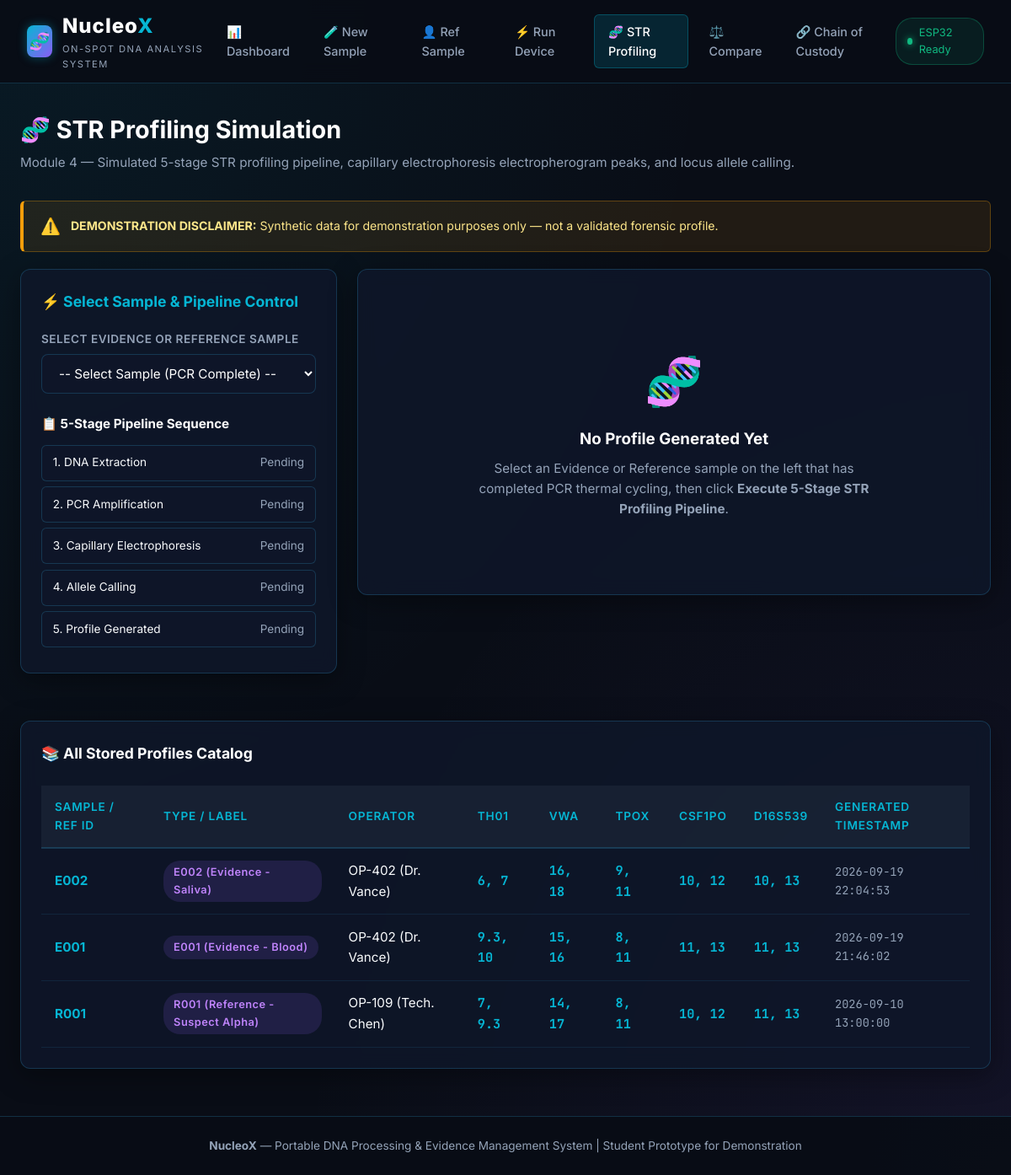
The page /profiles on the database its author committed.
### tables this page shows
CREATE TABLE profiles (
            sample_ref_id TEXT PRIMARY KEY,
            sample_ref_type TEXT NOT NULL DEFAULT 'Evidence',
            locus_1 TEXT NOT NULL,
            locus_2 TEXT NOT NULL,
            locus_3 TEXT NOT NULL,
            locus_4 TEXT NOT NULL,
            locus_5 TEXT NOT NULL,
            generated_at TEXT NOT NULL
        );

CREATE TABLE samples (
            evidence_id TEXT PRIMARY KEY,
            sample_type TEXT NOT NULL,
            operator TEXT NOT NULL,
            collection_time TEXT NOT NULL,
            status TEXT NOT NULL DEFAULT 'Registered'
        );

CREATE TABLE reference_samples (
            reference_id TEXT PRIMARY KEY,
            source_type TEXT NOT NULL,
            subject_label TEXT NOT NULL,
            operator TEXT NOT NULL,
            collection_time TEXT NOT NULL,
            status TEXT NOT NULL DEFAULT 'Registered'
        );

### app.py (the view)
@app.route('/profiles')
def profiles():
    selected_id = request.args.get('sample_ref_id', '') or request.args.get('evidence_id', '')
    evidence_samples = database.get_all_samples()
    reference_samples = database.get_all_reference_samples()
    eligible = []
    for s in evidence_samples:
        if s['status'] in ['PCR Complete', 'Profile Generated', 'Compared']:
            eligible.append({
                'id': s['evidence_id'],
                'type': 'Evidence',
                'label': f"{s['evidence_id']} (Evidence - {s['sample_type']})",
                'status': s['status']
            })
    for r in reference_samples:
        if r['status'] in ['PCR Complete', 'Profile Generated', 'Compared']:
            eligible.append({
                'id': r['reference_id'],
                'type': 'Reference',
                'label': f"{r['reference_id']} (Reference - {r['subject_label']})",
                'status': r['status']
            })
    profile = None
    peaks = None
    pipeline_runs = []
    selected_sample = None
    if selected_id:
        selected_sample = database.get_sample_or_reference(selected_id)
        profile = database.get_profile(selected_id)
        pipeline_runs = str_profiling.get_str_pipeline_runs(selected_id)
        if profile:
            peaks, _ = str_profiling.generate_deterministic_peaks(selected_id)
    all_profiles = database.get_all_profiles()
    return render_template(
        'profiles.html',
        samples=eligible,
        selected_id=selected_id,
        selected_sample=selected_sample,
        profile=profile,
        peaks=peaks,
        pipeline_runs=pipeline_runs,
        all_profiles=all_profiles
    )

### templates/profiles.html (shortened to what this page needs)
{% extends "base.html" %}
{% block content %}
<div class="page-header">
    <h1 class="page-title">🧬 STR Profiling Simulation</h1>
    <p class="page-description">Module 4 — Simulated 5-stage STR profiling pipeline, capillary electrophoresis electropherogram peaks, and locus allele calling.</p>
</div>
<div class="disclaimer-banner">
    <span style="font-size: 1.2rem;">⚠️</span>
    <div>
        <strong>DEMONSTRATION DISCLAIMER:</strong> Synthetic data for demonstration purposes only — not a validated forensic profile.
    </div>
</div>
<div style="display: grid; grid-template-columns: 1fr 2fr; gap: 1.5rem; align-items: start;">
    <div class="nucleox-card">
        <h3 style="color: var(--primary); margin-bottom: 1.25rem; font-size: 1.1rem;">⚡ Select Sample & Pipeline Control</h3>
        <form action="{{ url_for('profiles') }}" method="GET">
            <div class="form-group">
                <label class="form-label" for="sample_ref_id">Select Evidence or Reference Sample</label>
                <select id="sample_ref_id" name="sample_ref_id" class="form-control" onchange="this.form.submit();">
                    <option value="">-- Select Sample (PCR Complete) --</option>
                </select>
            </div>
        </form>
        <div style="margin-top: 1.5rem;">
            <h4 style="color: var(--text-bright); font-size: 0.95rem; margin-bottom: 0.75rem;">📋 5-Stage Pipeline Sequence</h4>
            <div id="pipeline-steps-container">
                {% set stage_names = ["1. DNA Extraction", "2. PCR Amplification", "3. Capillary Electrophoresis", "4. Allele Calling", "5. Profile Generated"] %}
                {% for stage_label in stage_names %}
                    <div class="pipeline-step-item" style="display: flex; align-items: center; justify-content: space-between; padding: 0.6rem 0.8rem; margin-bottom: 0.4rem; background: rgba(15, 23, 42, 0.8); border: 1px solid var(--border-color); border-radius: 6px; font-size: 0.85rem;">
                        <span style="color: var(--text-main);">{{ stage_label }}</span>
                        {% if profile %}
                            <span style="color: var(--accent-emerald); font-weight: bold;">✓ Complete</span>
                        {% else %}
                            <span style="color: var(--text-muted);">Pending</span>
                        {% endif %}
                    </div>
                {% endfor %}
            </div>
        </div>
    </div>
    <div class="nucleox-card">
        {% if profile %}
            <div style="display: flex; justify-content: space-between; align-items: center; margin-bottom: 1.25rem;">
                <h3 style="color: var(--text-bright); font-size: 1.2rem;">
                    DNA Profile: <span style="color: var(--primary);">{{ profile.sample_ref_id }}</span>
                </h3>
                <a href="{{ url_for('report', sample_ref_id=profile.sample_ref_id) }}" class="btn-nucleox btn-nucleox-secondary" style="padding: 0.3rem 0.7rem; font-size: 0.85rem;">
                    🖨️ Printable Report
                </a>
            </div>
            <h4 style="color: var(--primary); font-size: 1rem; margin-bottom: 0.5rem;">📊 Call Allele Results Table (5 Standard Forensic Loci)</h4>
            <div class="table-responsive" style="margin-bottom: 2rem;">
                <table class="nucleox-table">
                    <thead>
                        <tr>
                            <th>Locus Name</th>
                            <th>Allele Pair (Derived)</th>
                            <th>Chromosomal Location</th>
                            <th>Call Status</th>
                        </tr>
                    </thead>
                    <tbody>
                        <tr>
                            <td><strong style="color: var(--secondary);">TH01</strong></td>
                            <td style="font-family: var(--font-mono); font-weight: bold; color: var(--primary); font-size: 1.05rem;">{{ profile.locus_1 }}</td>
                            <td style="color: var(--text-muted); font-size: 0.85rem;">11p15.5</td>
                            <td><span class="badge-status complete">High Confidence</span></td>
                        </tr>
                        <tr>
                            <td><strong style="color: var(--secondary);">vWA</strong></td>
                            <td style="font-family: var(--font-mono); font-weight: bold; color: var(--primary); font-size: 1.05rem;">{{ profile.locus_2 }}</td>
                            <td style="color: var(--text-muted); font-size: 0.85rem;">12p13.31</td>
                            <td><span class="badge-status complete">High Confidence</span></td>
                        </tr>
                        <tr>
                            <td><strong style="color: var(--secondary);">TPOX</strong></td>
                            <td style="font-family: var(--font-mono); font-weight: bold; color: var(--primary); font-size: 1.05rem;">{{ profile.locus_3 }}</td>
                            <td style="color: var(--text-muted); font-size: 0.85rem;">2p25.3</td>
                            <td><span class="badge-status complete">High Confidence</span></td>
                        </tr>
                        <tr>
                            <td><strong style="color: var(--secondary);">CSF1PO</strong></td>
                            <td style="font-family: var(--font-mono); font-weight: bold; color: var(--primary); font-size: 1.05rem;">{{ profile.locus_4 }}</td>
                            <td style="color: var(--text-muted); font-size: 0.85rem;">5q33.1</td>
                            <td><span class="badge-status complete">High Confidence</span></td>
                        </tr>
                        <tr>
                            <td><strong style="color: var(--secondary);">D16S539</strong></td>
                            <td style="font-family: var(--font-mono); font-weight: bold; color: var(--primary); font-size: 1.05rem;">{{ profile.locus_5 }}</td>
                            <td style="color: var(--text-muted); font-size: 0.85rem;">16q24.1</td>
                            <td><span class="badge-status complete">High Confidence</span></td>
                        </tr>
                    </tbody>
                </table>
            </div>
            {% if peaks %}
                <h4 style="color: var(--secondary); font-size: 1rem; margin-bottom: 0.75rem;">📈 Simulated Capillary Electropherogram (Fluorescence RFU vs. Base-Pairs)</h4>
                <div style="display: flex; flex-direction: column; gap: 1rem;">
                    {% for locus, locus_peaks in peaks.items() %}
                        <div style="background: rgba(9, 13, 22, 0.9); border: 1px solid var(--border-color); border-radius: 8px; padding: 0.9rem;">
                            <div style="display: flex; justify-content: space-between; align-items: center; margin-bottom: 0.5rem;">
                                <strong style="color: var(--primary); font-size: 0.95rem;">Locus: {{ locus }}</strong>
                                <span style="font-size: 0.75rem; color: var(--text-muted); font-family: var(--font-mono);">Laser Channel 1 (520nm Blue)</span>
                            </div>
                            <div style="display: flex; align-items: flex-end; gap: 1.5rem; height: 110px; border-bottom: 2px solid var(--border-color); padding-bottom: 4px; padding-top: 10px;">
                                {% for p in locus_peaks %}
                                    <div style="display: flex; flex-direction: column; align-items: center; justify-content: flex-end; height: 100%;">
                                        <span style="font-size: 0.7rem; color: var(--accent-emerald); font-family: var(--font-mono);">{{ p.rfu_height }} RFU</span>
                                        <div style="width: 18px; height: {{ (p.rfu_height / 24.0) | round }}px; max-height: 75px; min-height: 8px; background: {% if p.allele == 'Artifact' %}rgba(148, 163, 184, 0.4){% else %}linear-gradient(to top, var(--primary), var(--secondary)){% endif %}; border-radius: 4px 4px 0 0; box-shadow: 0 0 8px rgba(6, 182, 212, 0.5);"></div>
                                        <span style="font-size: 0.75rem; font-weight: bold; color: {% if p.allele == 'Artifact' %}var(--text-muted){% else %}var(--text-bright){% endif %}; margin-top: 4px;">
                                            Allele {{ p.allele }}
                                        </span>
                                        <span style="font-size: 0.65rem; color: var(--text-muted); font-family: var(--font-mono);">{{ p.position_bp }} bp</span>
                                    </div>
                                {% endfor %}
                            </div>
                        </div>
                    {% endfor %}
                </div>
            {% endif %}
        {% else %}
            <div style="text-align: center; padding: 4rem 2rem; color: var(--text-muted);">
                <div style="font-size: 3.5rem; margin-bottom: 0.5rem;">🧬</div>
                <h3 style="color: var(--text-bright); margin-bottom: 0.5rem;">No Profile Generated Yet</h3>
                <p style="font-size: 0.95rem; max-width: 480px; margin: 0 auto;">
                    Select an Evidence or Reference sample on the left that has completed PCR thermal cycling, then click <strong>Execute 5-Stage STR Profiling Pipeline</strong>.
                </p>
            </div>
        {% endif %}
    </div>
</div>
<div class="nucleox-card" style="margin-top: 2rem;">
    <h3 style="color: var(--text-bright); margin-bottom: 1rem; font-size: 1.1rem;">📚 All Stored Profiles Catalog</h3>
    <div class="table-responsive">
        <table class="nucleox-table">
            <thead>
                <tr>
                    <th>Sample / Ref ID</th>
                    <th>Type / Label</th>
                    <th>Operator</th>
                    <th>TH01</th>
                    <th>vWA</th>
                    <th>TPOX</th>
                    <th>CSF1PO</th>
                    <th>D16S539</th>
                    <th>Generated Timestamp</th>
                </tr>
            </thead>
            <tbody>
                {% for prof in all_profiles %}
                <tr>
                    <td><strong style="color: var(--primary);">{{ prof.sample_ref_id }}</strong></td>
                    <td><span class="badge-status" style="background: rgba(139, 92, 246, 0.15); border-color: var(--secondary); color: #c084fc;">{{ prof.display_label }}</span></td>
                    <td>{{ prof.operator }}</td>
                    <td style="font-family: var(--font-mono); color: var(--primary); font-weight: bold;">{{ prof.locus_1 }}</td>
                    <td style="font-family: var(--font-mono); color: var(--primary); font-weight: bold;">{{ prof.locus_2 }}</td>
                    <td style="font-family: var(--font-mono); color: var(--primary); font-weight: bold;">{{ prof.locus_3 }}</td>
                    <td style="font-family: var(--font-mono); color: var(--primary); font-weight: bold;">{{ prof.locus_4 }}</td>
                    <td style="font-family: var(--font-mono); color: var(--primary); font-weight: bold;">{{ prof.locus_5 }}</td>
                    <td style="font-family: var(--font-mono); font-size: 0.85rem; color: var(--text-muted);">{{ prof.generated_at }}</td>
                </tr>
                {% else %}
                <tr>
                    <td colspan="9" style="text-align: center; color: var(--text-muted); padding: 1.5rem;">
                        No profiles generated yet in the database.
                    </td>
                </tr>
                {% endfor %}
            </tbody>
        </table>
    </div>
</div>
{% endblock %}

### rows shown on the page
profiles: sample_ref_id "E002", locus_1 "6, 7", locus_2 "16, 18", locus_3 "9, 11", locus_4 "10, 12", locus_5 "10, 13", generated_at "2026-09-19 22:04:53"
samples: operator "OP-402 (Dr. Vance)"
profiles: sample_ref_id "E001", locus_1 "9.3, 10", locus_2 "15, 16", locus_3 "8, 11", locus_4 "11, 13", locus_5 "11, 13", generated_at "2026-09-19 21:46:02"
samples: operator "OP-402 (Dr. Vance)"
profiles: sample_ref_id "R001", locus_1 "7, 9.3", locus_2 "14, 17", locus_3 "8, 11", locus_4 "10, 12", locus_5 "11, 13", generated_at "2026-09-10 13:00:00"
reference_samples: operator "OP-109 (Tech. Chen)"

### other values the page prints
{{ stage_label }} "1. DNA Extraction" "2. PCR Amplification" "3. Capillary Electrophoresis" "4. Allele Calling" "5. Profile Generated"
{{ prof.display_label }} "E002 (Evidence - Saliva)" "E001 (Evidence - Blood)" "R001 (Reference - Suspect Alpha)"
